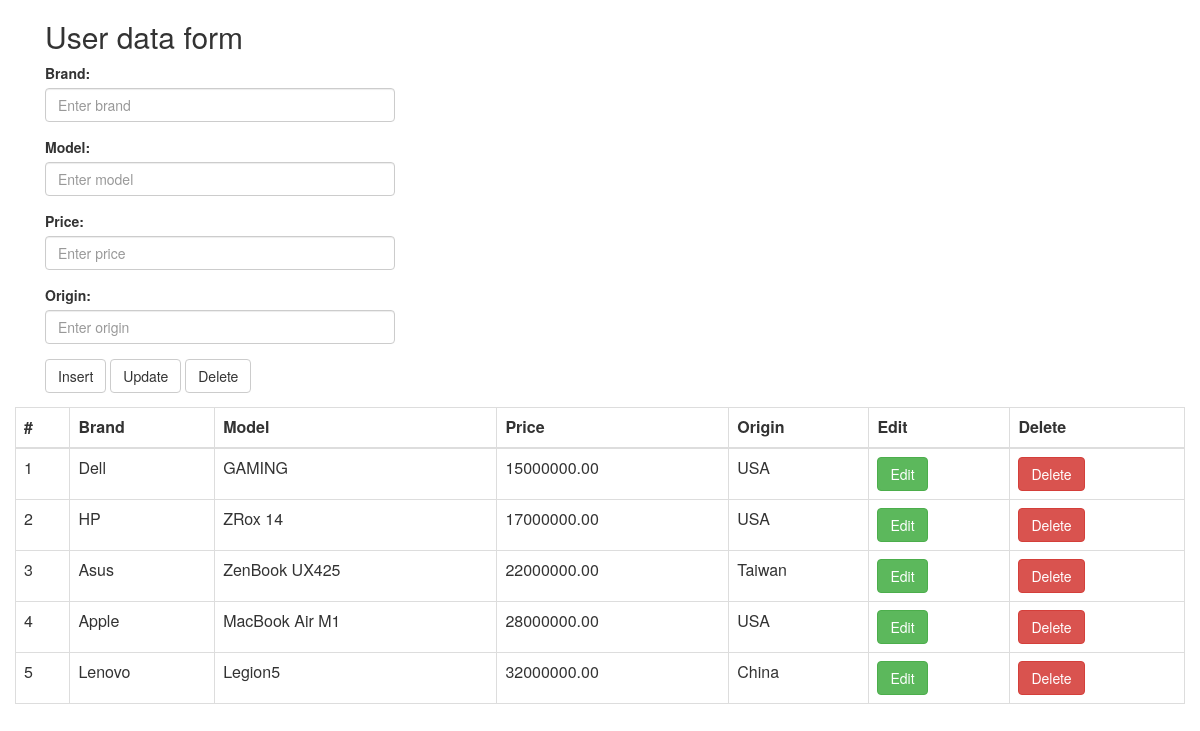
Page /week3/index.php on the committed database.
### tables this page shows
CREATE TABLE IF NOT EXISTS `table2` (
  `id` INT(11) NOT NULL AUTO_INCREMENT,
  `brand` VARCHAR(100) NOT NULL,        
  `model` VARCHAR(150) NOT NULL,        
  `price` DECIMAL(15,2) NOT NULL,       
  `origin` VARCHAR(100) NOT NULL,       
  PRIMARY KEY (`id`)
);

### week3/index.php (the view, shortened to what this page needs)
<?php
include "connection.php";
?>
<html lang="en" xmlns="">
<head>
    <link rel="stylesheet" href="https://maxcdn.bootstrapcdn.com/bootstrap/3.4.1/css/bootstrap.min.css">
</head>
<body>
<div class="container">
    <div class="col-lg-4">
    <h2>User data form</h2>
    <form action="" name="form1" method="post">
        <div class="form-group">
            <label for="brand">Brand:</label>
            <input type="text" class="form-control" id="brand" placeholder="Enter brand" name="brand">
        </div>
        <div class="form-group">
            <label for="model">Model:</label>
            <input type="text" class="form-control" id="model" placeholder="Enter model" name="model">
        </div>
        <div class="form-group">
            <label for="price">Price:</label>
            <input type="number" class="form-control" id="price" placeholder="Enter price" name="price">
        </div>
        <div class="form-group">
            <label for="origin">Origin:</label>
            <input type="text" class="form-control" id="origin" placeholder="Enter origin" name="origin">
        </div>
        <button type="submit" name="insert" class="btn btn-default">Insert</button>
        <button type="submit" name="update" class="btn btn-default">Update</button>
        <button type="submit" name="delete" class="btn btn-default">Delete</button>
    </form>
</div>
</div>
<div class="col-lg-12">
    <table class="table table-bordered">
        <thead>
        <tr>
            <th>#</th>
            <th>Brand</th>
            <th>Model</th>
            <th>Price</th>
            <th>Origin</th>
            <th>Edit</th>
            <th>Delete</th>
        </tr>
        </thead>
        <tbody>
        <?php
        if (!empty($link)) {
            $res=mysqli_query($link,"select * from table2");
        }
        while($row=mysqli_fetch_array($res))
        {
            echo "<tr>";
            echo "<td>".$row["id"]."</td>";
            echo "<td>".$row["brand"]."</td>";
            echo "<td>".$row["model"]."</td>";
            echo "<td>".$row["price"]."</td>";
            echo "<td>".$row["origin"]."</td>";
            echo "<td><a href='edit.php?id=".$row["id"]."'><button type='button' class='btn btn-success'>Edit</button></a></td>";
            echo "<td><a href='delete.php?id=".$row["id"]."'><button type='button' class='btn btn-danger'>Delete</button></a></td>";
            echo "</tr>";
        }
        ?>
        </tbody>
    </table>
</div>
</body>
</html>

### rows in the picture
table2: id "1", brand "Dell", model "GAMING", price "15000000.00", origin "USA"
table2: id "2", brand "HP", model "ZRox 14", price "17000000.00", origin "USA"
table2: id "3", brand "Asus", model "ZenBook UX425", price "22000000.00", origin "Taiwan"
table2: id "4", brand "Apple", model "MacBook Air M1", price "28000000.00", origin "USA"
table2: id "5", brand "Lenovo", model "Legion5", price "32000000.00", origin "China"
